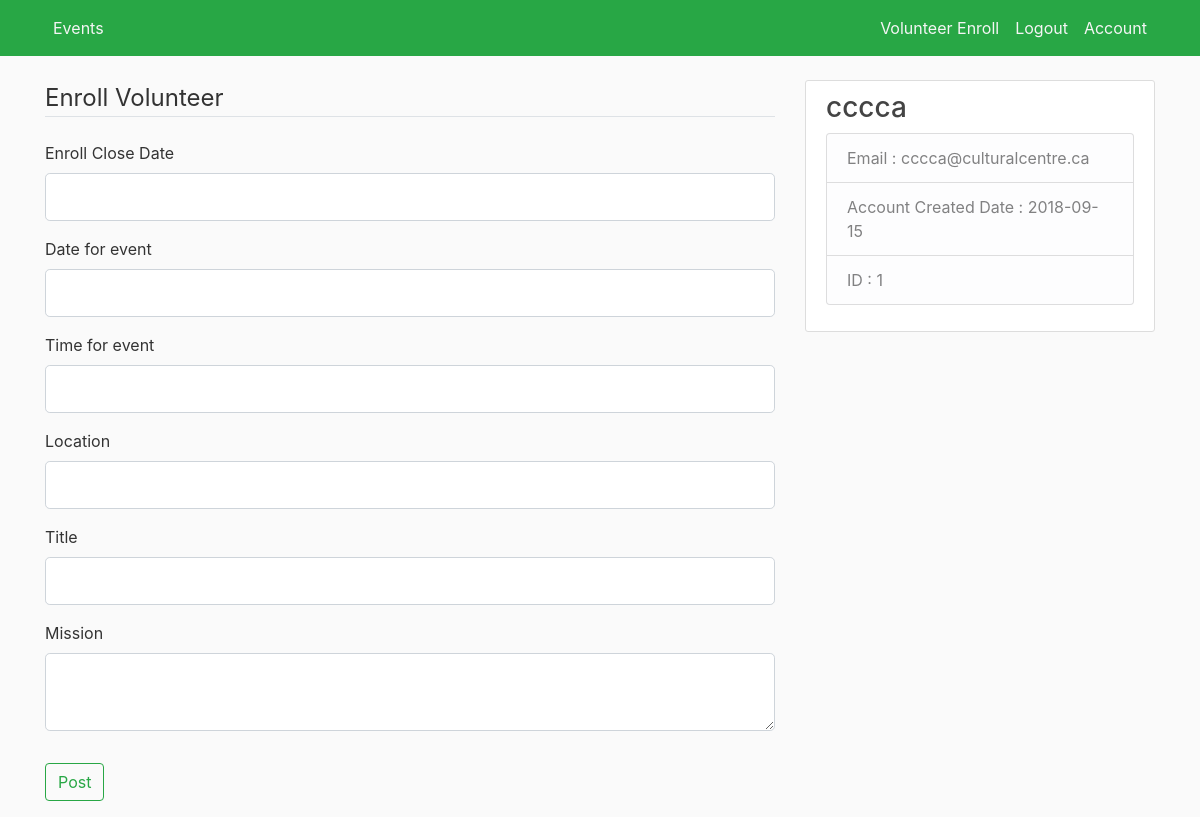
/post/new (signed in), run on the app's committed database.
### volunteer_blog/models.py (models this page shows, shortened)
class User(db.Model, UserMixin):
    id = db.Column(db.Integer, primary_key=True)
    category = db.Column(db.String(30), nullable=False)
    username = db.Column(db.String(30), unique=True, nullable=False)
    email = db.Column(db.String(30), unique=True, nullable=False)
    telephone = db.Column(db.String(30), nullable=True)
    image_file = db.Column(db.String(30), nullable=False, default='default.jpg')
    password = db.Column(db.String(60),nullable=False)
    user_created_time = db.Column(db.DateTime, nullable=False, default=datetime.utcnow)
    joins = db.relationship('Join', backref='organizer', lazy=True)
    posts = db.relationship('Post', backref='author', lazy=True)

### volunteer_blog/routes.py (the view, shortened to what this page needs)
@app.route("/post/new", methods=['GET', 'POST'])
@login_required
def new_post():
    form = PostForm()
    return render_template('new_post.html', form=form, title='Enroll Volunteer', legend='Enroll Volunteer')

### volunteer_blog/forms.py
class PostForm(FlaskForm):
    enroll_close_date = StringField('Enroll Close Date', validators=[DataRequired()])
    location = StringField('Location', validators=[DataRequired()])
    date = StringField('Date for event', validators=[DataRequired()])
    time = StringField('Time for event', validators=[DataRequired()])
    title = StringField('Title', validators=[DataRequired()])
    content = TextAreaField('Mission', validators=[DataRequired()])
    submit = SubmitField('Post')

### volunteer_blog/models.py (called while the page is built)
@login_manager.user_loader
def load_user(user_id):
    return User.query.get(int(user_id))

### volunteer_blog/templates/new_post.html (shortened to what this page needs)
{% extends 'layout.html'%}
{% block content %}
    <form method="POST" action="">
            <fieldset class="form-group">
                <legend class="border-bottom mb-4">{{ legend }}</legend>
                <div class="form-group">
                    {{ form.enroll_close_date.label(class="form-control-label") }}
                    {% if form.enroll_close_date.errors %}
                        {{ form.enroll_close_date(class="form-control form-control-lg is-invalid") }}
                        <div class="invalid-feedback">
                            {% for error in form.enroll_close_date.errors %}
                                <span>{{ error }}</span>
                            {% endfor %}
                        </div>
                    {% else %}
                        {{ form.enroll_close_date(class="form-control form-control-lg") }}
                    {% endif %}
                </div>
                <div class="form-group">
                    {{ form.date.label(class="form-control-label") }}
                    {% if form.date.errors %}
                        {{ form.date(class="form-control form-control-lg is-invalid") }}
                        <div class="invalid-feedback">
                            {% for error in form.date.errors %}
                                <span>{{ error }}</span>
                            {% endfor %}
                        </div>
                    {% else %}
                        {{ form.date(class="form-control form-control-lg") }}
                    {% endif %}
                </div>
                 <div class="form-group">
                    {{ form.time.label(class="form-control-label") }}
                    {% if form.time.errors %}
                        {{ form.time(class="form-control form-control-lg is-invalid") }}
                        <div class="invalid-feedback">
                            {% for error in form.time.errors %}
                                <span>{{ error }}</span>
                            {% endfor %}
                        </div>
                    {% else %}
                        {{ form.time(class="form-control form-control-lg") }}
                    {% endif %}
                </div>
                <div class="form-group">
                    {{ form.location.label(class="form-control-label") }}
                    {% if form.location.errors %}
                        {{ form.location(class="form-control form-control-lg is-invalid") }}
                        <div class="invalid-feedback">
                            {% for error in form.location.errors %}
                                <span>{{ error }}</span>
                            {% endfor %}
                        </div>
                    {% else %}
                        {{ form.location(class="form-control form-control-lg") }}
                    {% endif %}
                </div>
                <div class="form-group">
                    {{ form.title.label(class="form-control-label") }}
                    {% if form.title.errors %}
                        {{ form.title(class="form-control form-control-lg is-invalid") }}
                        <div class="invalid-feedback">
                            {% for error in form.title.errors %}
                                <span>{{ error }}</span>
                            {% endfor %}
                        </div>
                    {% else %}
                        {{ form.title(class="form-control form-control-lg") }}
                    {% endif %}
                </div>
                <div class="form-group">
                    {{ form.content.label(class="form-control-label") }}
                    {% if form.content.errors %}
                        {{ form.content(class="form-control form-control-lg is-invalid") }}
                        <div class="invalid-feedback">
                            {% for error in form.content.errors %}
                                <span>{{ error }}</span>
                            {% endfor %}
                        </div>
                    {% else %}
                        {{ form.content(class="form-control form-control-lg") }}
                    {% endif %}
                </div>
            </fieldset>
            <div class="form-group">
                {{ form.submit(class="btn btn-outline-success") }}
            </div>
        </form>
{% endblock content %}

### volunteer_blog/templates/layout.html (shortened to what this page needs)
<!DOCTYPE html>
<html>
<head>
    <link rel="stylesheet" href="https://maxcdn.bootstrapcdn.com/bootstrap/4.0.0/css/bootstrap.min.css">
    <link rel="stylesheet" type="text/css" href="{{ url_for('static', filename='main.css') }}">
</head>
<body>
   <header class="site-header">
      <nav class="navbar navbar-expand-md navbar-light bg-success fixed-top">
        <div class="container">
        <div class="navbar-nav">
            <a class="nav-item nav-link" href="/">Events</a>
        </div>
          <div class="collapse navbar-collapse" id="navbarToggle">
            <div class="navbar-nav">
                {% if current_user.is_authenticated %}
                    {% if current_user.category=='organization' %}
                        <a class="nav-item nav-link" href="{{ url_for('new_post') }}">Volunteer Enroll</a>
                    {% endif %}
                    <a class="nav-item nav-link" href="{{ url_for('logout') }}"> Logout </a>
                    <a class="nav-item nav-link" href="{{ url_for('account') }}"> Account </a>
                {% else %}
                    <a class="nav-item nav-link" href="{{ url_for('login') }}">Login</a>
                    <a class="nav-item nav-link" href="{{ url_for('register') }}">Register</a>
                {% endif %}
            </div>
          </div>
        </div>
      </nav>
    </header>
    <main role="main" class="container">
      <div class="row">
        <div class="col-md-8">
          {% block content %}{% endblock %}
        </div>
          {% if current_user.is_authenticated %}
            <div class="col-md-4">
              <div class="content-section">
                <h3>{{ current_user.username }}</h3>
                  <ul class="list-group">
                    <li class="list-group-item list-group-item-light">Email : {{ current_user.email }}</li>
                    <li class="list-group-item list-group-item-light">Account Created Date : {{ current_user.user_created_time.strftime('%Y-%m-%d')  }}</li>
                    <li class="list-group-item list-group-item-light">ID : {{ current_user.id }}</li>
                  </ul>
              </div>
            </div>
          {% endif %}
      </div>
    </main>
</body>
</html>

### volunteer_blog/static/main.css (style rules this page uses)
body { background: #fafafa; color: #333333; margin-top: 5rem; }
h1, h2, h3, h4, h5, h6 { color: #444444; }
.site-header .navbar-nav .nav-link { color: #f5f5f5; }
.content-section { background: #ffffff; padding: 10px 20px; border: 1px solid #dddddd; border-radius: 3px; margin-bottom: 20px; }

### data on the page
User: username "cccca", email "cccca@culturalcentre.ca", user_created_time "2018-09-15", id "1"

### other printed values
{{ legend }} "Enroll Volunteer"
